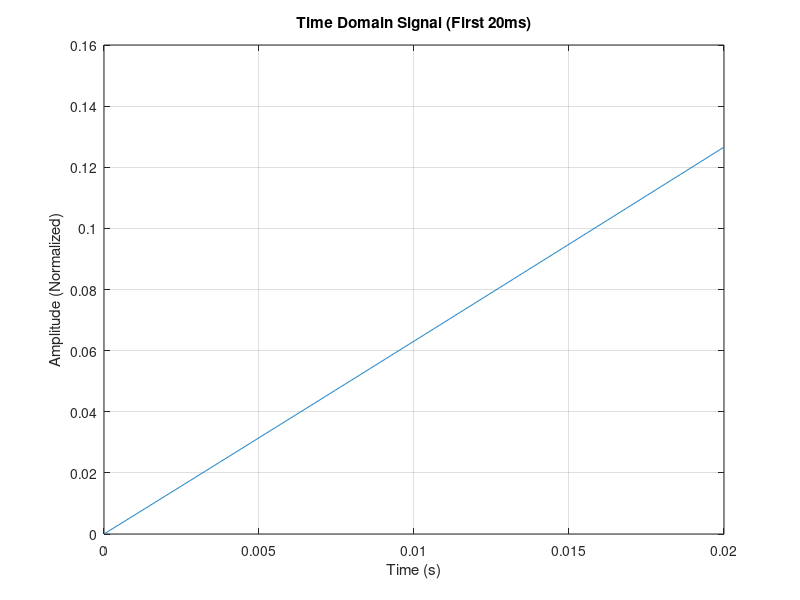
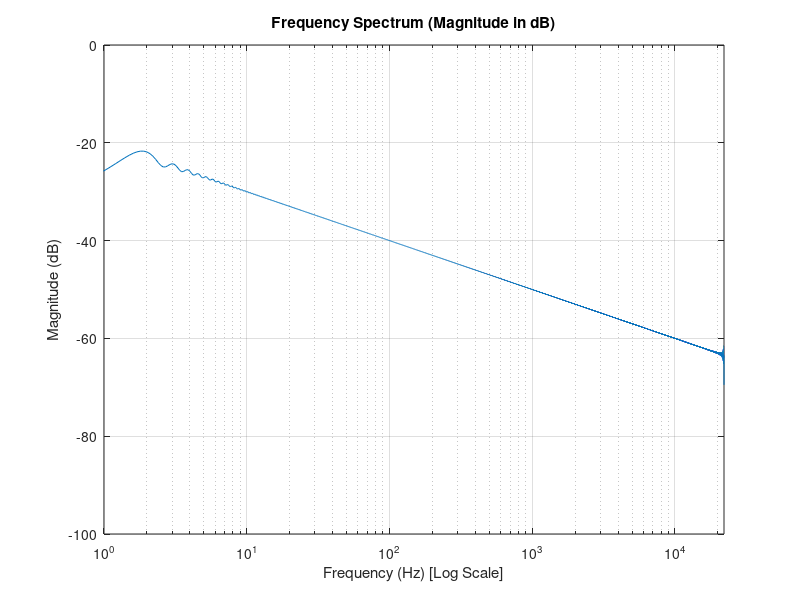

Recreate these plots in MATLAB, in order.
% This code was generated by Google Gemini on November 12th, 2025.
% log_sine_sweep.m - Generates a logarithmic sine sweep (exponential chirp)
% for use in acoustic measurements and system identification.

% --- 1. Define Sweep Parameters ---

% Start Frequency (Hz)
f1 = 1;
% End Frequency (Hz). Typically half the sampling rate (Nyquist frequency).
f2 = 22050;
% Sweep Duration (seconds)
T = 10;
% Sampling Rate (samples per second) - A common audio standard.
Fs = 44100;

% --- 2. Generate Time Vector ---

% Total number of samples
N = Fs * T;
% Time vector from 0 to T with N points
t = linspace(0, T, N);

% --- 3. Calculate Logarithmic Phase Function ---

% The instantaneous frequency f(t) for a logarithmic sweep is:
% f(t) = f1 * (f2/f1)^(t/T)
% The phase phi(t) is the integral of 2*pi*f(t) dt.

% Constant K is used to simplify the phase calculation:
K = T / log(f2 / f1);

% Phase function phi(t) for a logarithmic sweep (in radians):
% The .* and ./ operators perform element-wise operations on vectors.
phi = 2 * pi * f1 * K * ( (f2/f1).^(t./T) - 1 );

% --- 4. Generate Signal ---

% The sine sweep signal s(t) is sin(phi(t))
s = sin(phi);

% --- 5. Normalization and Saving ---

% Normalize the signal to prevent clipping and ensure full scale (-1 to 1)
s_norm = s / max(abs(s));

% Save the signal to a 16-bit PCM WAV file
filename = "log_sine_sweep_1_to_22050Hz_10s.wav";
audiowrite(filename, s_norm, Fs);
disp(['Generated and saved file: ', filename]);

% --- 6. Visualization (Plotting) ---

% Plot the beginning of the time domain signal
figure(1);
plot(t(1:round(Fs/50)), s_norm(1:round(Fs/50))); % Plot first 1/50th of a second
title('Time Domain Signal (First 20ms)');
xlabel('Time (s)');
ylabel('Amplitude (Normalized)');
grid on;

% Plot the frequency domain (Spectrum) to confirm the full bandwidth
% Calculate the Fast Fourier Transform (FFT)
S_fft = fft(s_norm);
% Get the magnitude spectrum and normalize to the number of samples
S_mag = abs(S_fft / N);
% Only display the single-sided spectrum (up to the Nyquist frequency)
f = Fs*(0:N/2)/N;
S_single_sided = S_mag(1:N/2+1);
S_single_sided(2:end-1) = 2*S_single_sided(2:end-1); % Correct DC and Nyquist components

figure(2);
semilogx(f, 20*log10(S_single_sided));
axis([f1 Fs/2 -100 0]); % Set X-axis from f1 to Fs/2, Y-axis from -100dB to 0dB
title('Frequency Spectrum (Magnitude in dB)');
xlabel('Frequency (Hz) [Log Scale]');
ylabel('Magnitude (dB)');
grid on;
set(gca, 'xscale', 'log'); % Ensure the X-axis is logarithmic for the spectrum
